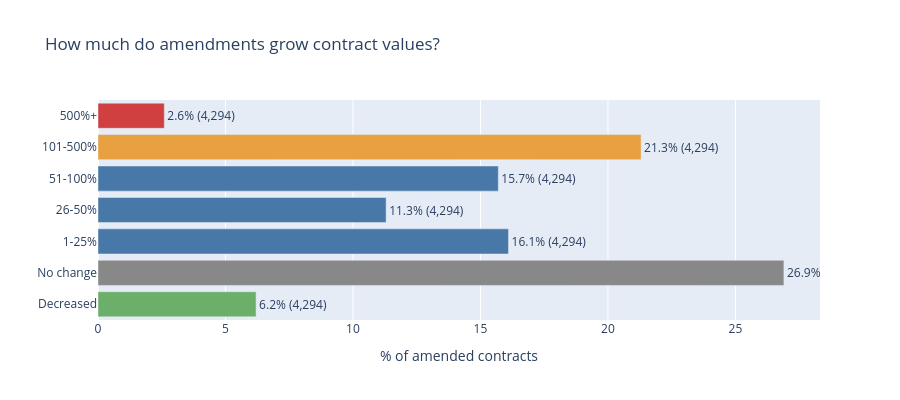

The notebook cell this image was saved under:
### Code cell
# Amendment growth distribution
color_map = {'Decreased': '#6BAF6B', 'No change': '#888888', '1-25%': '#4878A8', '26-50%': '#4878A8',
             '51-100%': '#4878A8', '101-500%': '#E8A040', '500%+': '#D04040'}
growth_pd = growth.to_pandas()
growth_pd['color'] = growth_pd['growth_bucket'].map(color_map)

fig = px.bar(growth_pd, y='growth_bucket', x='pct', orientation='h', text='pct',
    title="How much do amendments grow contract values?", color='growth_bucket',
    color_discrete_map=color_map)
fig.update_traces(texttemplate='%{text}% (%{customdata[0]:,})', textposition='outside',
    customdata=growth_pd[['contracts']].values)
fig.update_layout(yaxis=dict(autorange="reversed", title=""), xaxis_title="% of amended contracts",
    height=400, showlegend=False)
fig.show()

### Figure 1 — Plotly figure (JSON) as saved in the notebook; plotly's stock layout.template omitted (floating-point values rounded to 4 significant figures)
{"data": [{"customdata": [[4294], [18727], [11225], [7892], [10915], [14818], [1806]], "hovertemplate": "growth_bucket=%{y}<br>pct=%{text}<extra></extra>", "legendgroup": "Decreased", "marker": {"color": "#6BAF6B", "pattern": {"shape": ""}}, "name": "Decreased", "orientation": "h", "showlegend": true, "text": [6.2], "textposition": "outside", "texttemplate": "%{text}% (%{customdata[0]:,})", "type": "bar", "x": [6.2], "xaxis": "x", "y": ["Decreased"], "yaxis": "y"}, {"customdata": [[4294], [18727], [11225], [7892], [10915], [14818], [1806]], "hovertemplate": "growth_bucket=%{y}<br>pct=%{text}<extra></extra>", "legendgroup": "No change", "marker": {"color": "#888888", "pattern": {"shape": ""}}, "name": "No change", "orientation": "h", "showlegend": true, "text": [26.9], "textposition": "outside", "texttemplate": "%{text}% (%{customdata[0]:,})", "type": "bar", "x": [26.9], "xaxis": "x", "y": ["No change"], "yaxis": "y"}, {"customdata": [[4294], [18727], [11225], [7892], [10915], [14818], [1806]], "hovertemplate": "growth_bucket=%{y}<br>pct=%{text}<extra></extra>", "legendgroup": "1-25%", "marker": {"color": "#4878A8", "pattern": {"shape": ""}}, "name": "1-25%", "orientation": "h", "showlegend": true, "text": [16.1], "textposition": "outside", "texttemplate": "%{text}% (%{customdata[0]:,})", "type": "bar", "x": [16.1], "xaxis": "x", "y": ["1-25%"], "yaxis": "y"}, {"customdata": [[4294], [18727], [11225], [7892], [10915], [14818], [1806]], "hovertemplate": "growth_bucket=%{y}<br>pct=%{text}<extra></extra>", "legendgroup": "26-50%", "marker": {"color": "#4878A8", "pattern": {"shape": ""}}, "name": "26-50%", "orientation": "h", "showlegend": true, "text": [11.3], "textposition": "outside", "texttemplate": "%{text}% (%{customdata[0]:,})", "type": "bar", "x": [11.3], "xaxis": "x", "y": ["26-50%"], "yaxis": "y"}, {"customdata": [[4294], [18727], [11225], [7892], [10915], [14818], [1806]], "hovertemplate": "growth_bucket=%{y}<br>pct=%{text}<extra></extra>", "legendgroup": "51-100%", "marker": {"color": "#4878A8", "pattern": {"shape": ""}}, "name": "51-100%", "orientation": "h", "showlegend": true, "text": [15.7], "textposition": "outside", "texttemplate": "%{text}% (%{customdata[0]:,})", "type": "bar", "x": [15.7], "xaxis": "x", "y": ["51-100%"], "yaxis": "y"}, {"customdata": [[4294], [18727], [11225], [7892], [10915], [14818], [1806]], "hovertemplate": "growth_bucket=%{y}<br>pct=%{text}<extra></extra>", "legendgroup": "101-500%", "marker": {"color": "#E8A040", "pattern": {"shape": ""}}, "name": "101-500%", "orientation": "h", "showlegend": true, "text": [21.3], "textposition": "outside", "texttemplate": "%{text}% (%{customdata[0]:,})", "type": "bar", "x": [21.3], "xaxis": "x", "y": ["101-500%"], "yaxis": "y"}, {"customdata": [[4294], [18727], [11225], [7892], [10915], [14818], [1806]], "hovertemplate": "growth_bucket=%{y}<br>pct=%{text}<extra></extra>", "legendgroup": "500%+", "marker": {"color": "#D04040", "pattern": {"shape": ""}}, "name": "500%+", "orientation": "h", "showlegend": true, "text": [2.6], "textposition": "outside", "texttemplate": "%{text}% (%{customdata[0]:,})", "type": "bar", "x": [2.6], "xaxis": "x", "y": ["500%+"], "yaxis": "y"}], "layout": {"barmode": "relative", "height": 400, "legend": {"title": {"text": "growth_bucket"}, "tracegroupgap": 0}, "showlegend": false, "title": {"text": "How much do amendments grow contract values?"}, "xaxis": {"anchor": "y", "domain": [0, 1], "title": {"text": "% of amended contracts"}}, "yaxis": {"anchor": "x", "autorange": "reversed", "categoryarray": ["500%+", "101-500%", "51-100%", "26-50%", "1-25%", "No change", "Decreased"], "categoryorder": "array", "domain": [0, 1], "title": {"text": ""}}}}
